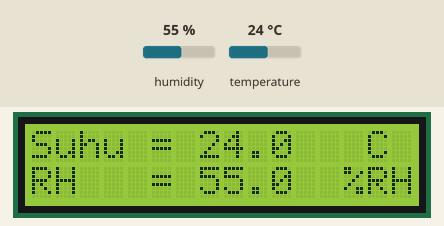
The sketch below on a simulated Arduino Uno, built with avr-gcc and run on an emulated ATmega328P. On the bench: 16×2 character LCD. The test bench sets the inputs (shaded band); at power-on: humidity 55 %, temperature 24 °C.

Above: at 3.2 s.
3.3 s: humidity set to 22 %
At 5.5 s:
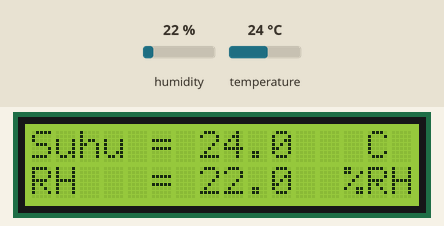
6.0 s: temperature set to 12 °C
At 6.5 s:
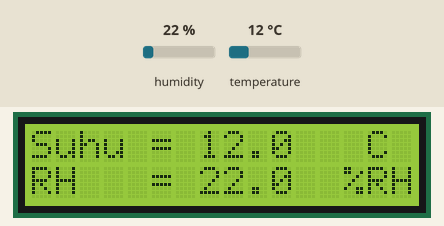
8.7 s: humidity set to 40 %
At 10.9 s:
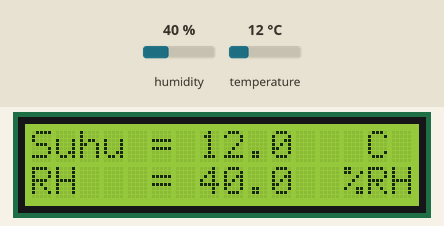
11.8 s: temperature set to 19 °C
At 13.1 s:
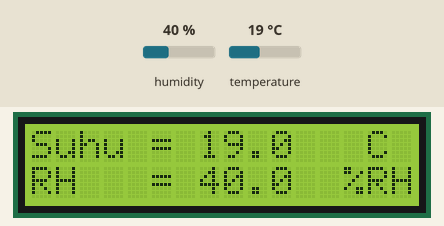
Timing chart, 0 to 14.8 s (numbered marks = the images above; inputs shaded):
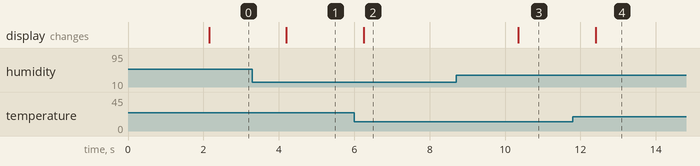

Measured:
- after the input at 3.3 s, the display: changes after 0.90 s (image 1)
- after the input at 6.0 s, the display: changes after 0.25 s (image 2)
- after the input at 8.7 s, the display: changes after 1.7 s (image 3)
- after the input at 11.8 s, the display: changes after 0.61 s (image 4)

The sketch:

M8-DHT11.ino
```cpp
#include <Wire.h>
#include <LiquidCrystal_I2C.h>
#include <DHT.h>

#define DHTPIN 2
#define DHTTYPE DHT11
DHT dht(DHTPIN, DHTTYPE);
LiquidCrystal_I2C lcd(0x27, 16, 2); // Untuk di protheus pakai LCD Address 20 dan 27 untuk di percobaan realtimenya

void setup() {
  lcd.init();
  lcd.backlight();
  dht.begin();
  lcd.setCursor(0, 0);
  lcd.print("--SENSOR DHT11--");
  lcd.setCursor(0, 1);
  lcd.print("    SIMULASI    ");
  delay(2000);
  lcd.clear();
}

void loop() {
  float h = dht.readHumidity();
  float t = dht.readTemperature();

  if (isnan(h) || isnan(t)) {
    lcd.setCursor(0, 0);
    lcd.print("--SENSOR DHT11--");
    lcd.setCursor(0, 1);
    lcd.print(" GAGAL MEMBACA. ");
    delay(2000);
    return;
  }

  lcd.setCursor(0, 0);
  lcd.print("Suhu = ");
  lcd.print(t, 1);
  lcd.setCursor(14, 0);
  lcd.print("C");
  lcd.setCursor(0, 1);
  lcd.print("RH   = ");
  lcd.print(h, 1);
  lcd.setCursor(13, 1);
  lcd.print("%RH");
  delay(2000);
}
```
